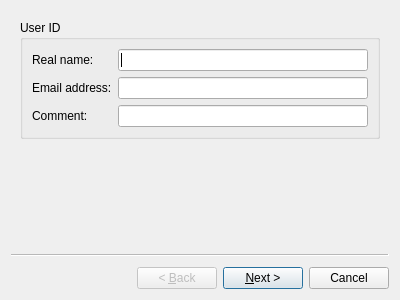
<?xml version="1.0" encoding="UTF-8"?>
<ui version="4.0">
 <class>Key_generation</class>
 <widget class="QWizard" name="Key_generation">
  <property name="geometry">
   <rect>
    <x>0</x>
    <y>0</y>
    <width>400</width>
    <height>300</height>
   </rect>
  </property>
  <property name="windowTitle">
   <string>Wizard</string>
  </property>
  <property name="wizardStyle">
   <enum>QWizard::ClassicStyle</enum>
  </property>
  <widget class="QWizardPage" name="wizardPage1">
   <layout class="QVBoxLayout" name="verticalLayout">
    <item>
     <widget class="QGroupBox" name="groupBox_4">
      <property name="title">
       <string>User ID</string>
      </property>
      <layout class="QFormLayout" name="formLayout_9">
       <item row="0" column="0">
        <widget class="QLabel" name="label_33">
         <property name="text">
          <string>Real name: </string>
         </property>
        </widget>
       </item>
       <item row="0" column="1">
        <widget class="QLineEdit" name="lineEdit_2"/>
       </item>
       <item row="1" column="0">
        <widget class="QLabel" name="label_34">
         <property name="text">
          <string>Email address:</string>
         </property>
        </widget>
       </item>
       <item row="1" column="1">
        <widget class="QLineEdit" name="lineEdit_3"/>
       </item>
       <item row="2" column="0">
        <widget class="QLabel" name="label_35">
         <property name="text">
          <string>Comment:</string>
         </property>
        </widget>
       </item>
       <item row="2" column="1">
        <widget class="QLineEdit" name="lineEdit_4"/>
       </item>
      </layout>
     </widget>
    </item>
   </layout>
  </widget>
  <widget class="QWizardPage" name="wizardPage2">
   <layout class="QVBoxLayout" name="verticalLayout_2">
    <item>
     <widget class="QGroupBox" name="groupBox_3">
      <property name="sizePolicy">
       <sizepolicy hsizetype="Expanding" vsizetype="Preferred">
        <horstretch>0</horstretch>
        <verstretch>0</verstretch>
       </sizepolicy>
      </property>
      <property name="font">
       <font>
        <weight>50</weight>
        <bold>false</bold>
       </font>
      </property>
      <property name="title">
       <string>Key Information</string>
      </property>
      <layout class="QGridLayout" name="gridLayout_2">
       <item row="2" column="2">
        <widget class="QComboBox" name="comboBox_4">
         <property name="sizePolicy">
          <sizepolicy hsizetype="Fixed" vsizetype="Fixed">
           <horstretch>0</horstretch>
           <verstretch>0</verstretch>
          </sizepolicy>
         </property>
         <item>
          <property name="text">
           <string>never</string>
          </property>
         </item>
        </widget>
       </item>
       <item row="1" column="1">
        <widget class="QComboBox" name="comboBox_2">
         <property name="sizePolicy">
          <sizepolicy hsizetype="Preferred" vsizetype="Fixed">
           <horstretch>0</horstretch>
           <verstretch>0</verstretch>
          </sizepolicy>
         </property>
         <item>
          <property name="text">
           <string>1024 Bits</string>
          </property>
         </item>
        </widget>
       </item>
       <item row="0" column="0">
        <widget class="QLabel" name="label_8">
         <property name="sizePolicy">
          <sizepolicy hsizetype="Fixed" vsizetype="Preferred">
           <horstretch>0</horstretch>
           <verstretch>0</verstretch>
          </sizepolicy>
         </property>
         <property name="text">
          <string>Key type:</string>
         </property>
        </widget>
       </item>
       <item row="2" column="1">
        <widget class="QLineEdit" name="lineEdit">
         <property name="sizePolicy">
          <sizepolicy hsizetype="Fixed" vsizetype="Fixed">
           <horstretch>0</horstretch>
           <verstretch>0</verstretch>
          </sizepolicy>
         </property>
        </widget>
       </item>
       <item row="1" column="0">
        <widget class="QLabel" name="label_16">
         <property name="text">
          <string>Key size:</string>
         </property>
        </widget>
       </item>
       <item row="0" column="1" colspan="3">
        <widget class="QComboBox" name="comboBox">
         <property name="sizePolicy">
          <sizepolicy hsizetype="Fixed" vsizetype="Fixed">
           <horstretch>0</horstretch>
           <verstretch>0</verstretch>
          </sizepolicy>
         </property>
         <item>
          <property name="text">
           <string>RSA and RSA (default)</string>
          </property>
         </item>
        </widget>
       </item>
       <item row="2" column="0">
        <widget class="QLabel" name="label_32">
         <property name="text">
          <string>Expires in:</string>
         </property>
        </widget>
       </item>
      </layout>
     </widget>
    </item>
   </layout>
  </widget>
  <widget class="QWizardPage" name="wizardPage">
   <layout class="QVBoxLayout" name="verticalLayout_3">
    <item>
     <widget class="QGroupBox" name="groupBox_5">
      <property name="sizePolicy">
       <sizepolicy hsizetype="Preferred" vsizetype="Maximum">
        <horstretch>0</horstretch>
        <verstretch>0</verstretch>
       </sizepolicy>
      </property>
      <property name="minimumSize">
       <size>
        <width>0</width>
        <height>100</height>
       </size>
      </property>
      <property name="title">
       <string>Backup</string>
      </property>
      <widget class="QRadioButton" name="radioButton_3">
       <property name="geometry">
        <rect>
         <x>10</x>
         <y>30</y>
         <width>112</width>
         <height>23</height>
        </rect>
       </property>
       <property name="text">
        <string>with Backup</string>
       </property>
      </widget>
      <widget class="QRadioButton" name="radioButton_4">
       <property name="geometry">
        <rect>
         <x>10</x>
         <y>60</y>
         <width>151</width>
         <height>23</height>
        </rect>
       </property>
       <property name="text">
        <string>without Backup</string>
       </property>
       <property name="checked">
        <bool>true</bool>
       </property>
      </widget>
     </widget>
    </item>
   </layout>
  </widget>
 </widget>
 <resources/>
 <connections/>
</ui>
